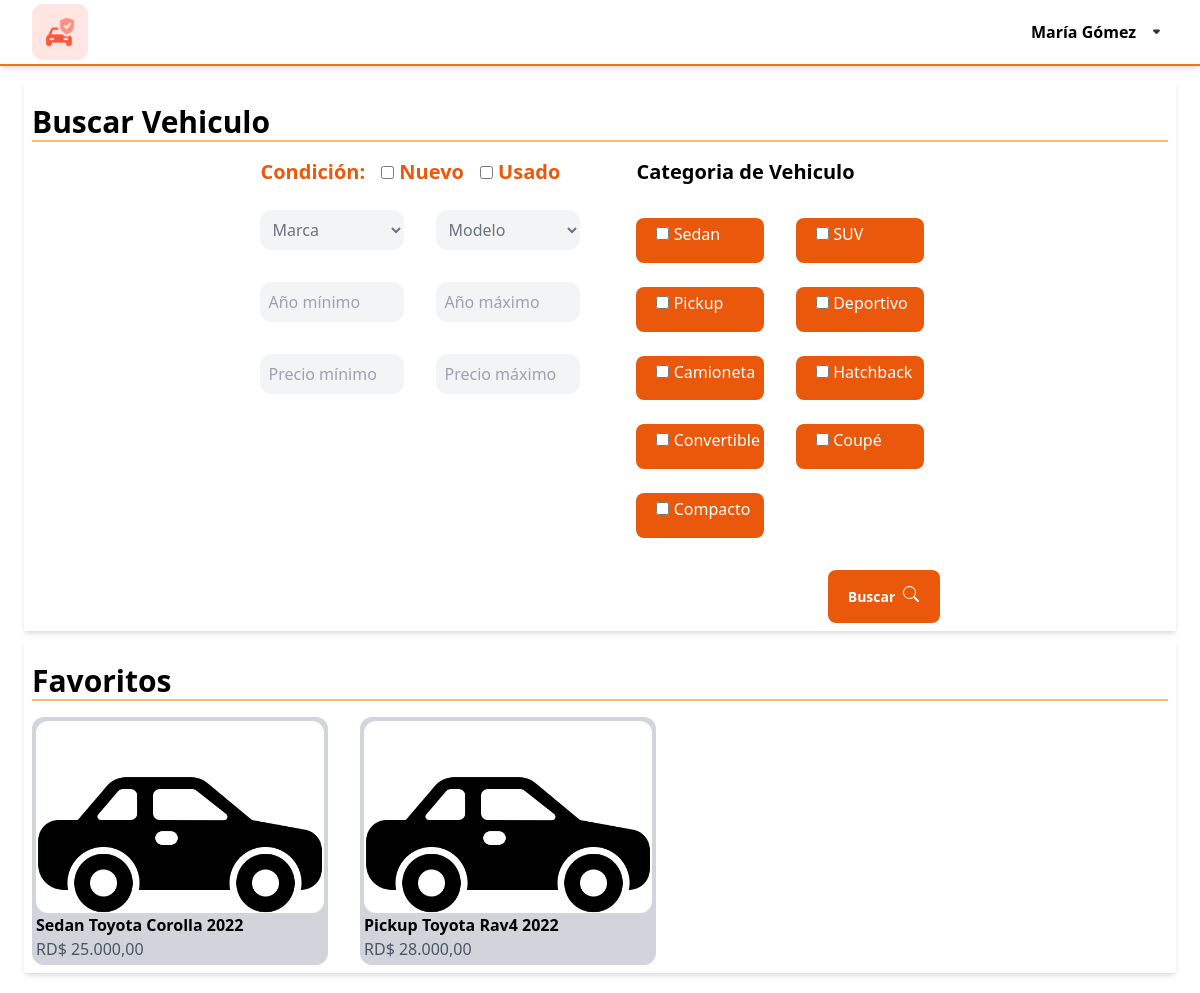
Page /pages/home.php (signed in) on the committed database.
### tables this page shows
CREATE TABLE IF NOT EXISTS `vehiculo_categoria` (
  `idVehiculo_Categoria` int NOT NULL AUTO_INCREMENT,
  `nombre_Categoria` varchar(45) NOT NULL,
  PRIMARY KEY (`idVehiculo_Categoria`)
);

CREATE TABLE IF NOT EXISTS `favoritos` (
  `idFavorito` int NOT NULL AUTO_INCREMENT,
  `idUsuario` int DEFAULT NULL,
  `idVehiculo` int DEFAULT NULL,
  PRIMARY KEY (`idFavorito`),
  KEY `idUsuario` (`idUsuario`),
  KEY `idVehiculo` (`idVehiculo`)
);

CREATE TABLE IF NOT EXISTS `vehiculos_marcas` (
  `idVehiculos_Marca` int NOT NULL AUTO_INCREMENT,
  `marca_nombre` varchar(45) NOT NULL,
  PRIMARY KEY (`idVehiculos_Marca`),
  UNIQUE KEY `marca_nombre_UNIQUE` (`marca_nombre`)
);

CREATE TABLE IF NOT EXISTS `vehiculos_modelos` (
  `idVehiculos_Modelos` int NOT NULL AUTO_INCREMENT,
  `Modelo_nombre` varchar(45) NOT NULL,
  `marca` int NOT NULL,
  PRIMARY KEY (`idVehiculos_Modelos`),
  UNIQUE KEY `idVehiculos_Modelos_UNIQUE` (`idVehiculos_Modelos`),
  UNIQUE KEY `Modelo_nombre_UNIQUE` (`Modelo_nombre`),
  KEY `marca` (`marca`)
);

CREATE TABLE IF NOT EXISTS `vehiculos_venta` (
  `idVehiculos_Venta` int NOT NULL AUTO_INCREMENT,
  `vehiculo_matricula` varchar(10) NOT NULL,
  `precio` float NOT NULL,
  `millage` float NOT NULL,
  `fecha_adquisicion` date NOT NULL,
  `year` varchar(45) NOT NULL,
  `vehiculo_modelo` int DEFAULT NULL,
  `vehiculo_Categoria` int NOT NULL,
  `nuevo` tinyint(1) NOT NULL DEFAULT '1',
  `image` varchar(100) NOT NULL,
  `puertas` varchar(20) NOT NULL,
  `motor` varchar(20) NOT NULL,
  `trasmision` varchar(20) NOT NULL,
  `traccion` varchar(20) NOT NULL,
  `pasajeros` varchar(20) NOT NULL,
  `color` varchar(20) NOT NULL,
  PRIMARY KEY (`idVehiculos_Venta`),
  UNIQUE KEY `vehiculo_modelo_UNIQUE` (`vehiculo_modelo`),
  KEY `categoria_idx` (`vehiculo_Categoria`)
);

### pages/home.php (the view, shortened to what this page needs)
<?php session_start();
require("../php/connection.php");
$categoria = $mysqli->query("SELECT * FROM `vehiculo_categoria`");
$favoritos = $mysqli->query("select * from favoritos left join vehiculos_venta on favoritos.idVehiculo = vehiculos_venta.idVehiculos_Venta left JOIN vehiculos_modelos on idVehiculos_Modelos = vehiculo_modelo  join vehiculos_marcas on vehiculos_modelos.marca = vehiculos_marcas.idVehiculos_Marca join vehiculo_categoria on vehiculos_venta.vehiculo_Categoria = vehiculo_categoria.idVehiculo_Categoria");
?>
<!DOCTYPE html>
<html lang="en">
<head>
    <link href="../css/output.css" rel="stylesheet">
    <link href="../css/input.css" rel="stylesheet">
</head>
<body>
    <div class="w-screen">
        <?php include "./nav.php" ?>
        <form id="cuadro" action="../php/buscar.php" method="post" class="mt-14 p-6 ">
            <div class="p-2 shadow-md ">
                <span class="block text-3xl font-bold my-4  border-b-2 border-orange-300 relative ">Buscar Vehiculo
                </span>
                <div class="flex justify-center gap-14">
                    <div class="flex flex-col gap-6 max-w-xs">
                        <div class="flex text-xl font-bold text-orange-600 gap-4 ">
                            Condición:
                            <label>
                                <input type="checkbox" name="condicion[]" value="1"> Nuevo
                            </label>
                            <label>
                                <input type="checkbox" name="condicion[]" value="0"> Usado
                            </label>
                        </div>
                        <div class="grid grid-cols-2 gap-8">
                            <select id="marca" onchange="updateModelo()" name="marca" placeholder="Marca">
                                <option value="" selected>Marca</option>
                            </select>
                            <select id="modelo" name="modelo" placeholder="Modelo">
                                <option value="" selected>Modelo</option>
                            </select>
                            <label>
                                <input type="number" name="anio_min" placeholder="Año mínimo">
                            </label>
                            <label>
                                <input type="number" name="anio_max" placeholder="Año máximo">
                            </label>
                            <label>
                                <input type="number" name="precio_min" placeholder="Precio mínimo">
                            </label>
                            <label>
                                <input type="number" name="precio_max" placeholder="Precio máximo">
                            </label>
                        </div>
                    </div>
                    <div class="flex flex-col gap-8">
                        <span class="text-xl font-bold">Categoria de Vehiculo</span>
                        <div class="grid grid-cols-2 gap-6 gap-x-8 h-80 overflow-scroll pr-4 text-white">
                            <?php
                            if ($categoria) {
                                if ($categoria->num_rows > 0) {
                                    while ($datos = $categoria->fetch_assoc()) {
                            ?>
                                        <label class="bg-orange-600 rounded-lg p-1 ps-5 ">
                                            <input type="checkbox" name="tipo[]" value="<?php echo $datos['idVehiculo_Categoria'] ?>">&nbsp;<?php echo $datos['nombre_Categoria'] ?>
                                        </label>
                            <?php
                                    }
                                }
                            } else {
                                echo "<option >Error executing the query: " . $mysqli->error . "</option>";
                            }
                            ?>
                        </div>
                        <button type="submit" class="self-end flex gap-2 justify-center w-28 py-4 bg-orange-600 rounded-lg text-sm leading-normal font-semibold text-white">
                            <span>Buscar</span>
                            <img src="../svg/search.svg" alt="">
                        </button>
                    </div>
                </div>
            </div>
            <div class="p-2 shadow-md mt-2 ">
                <span class="block text-3xl font-bold my-4 border-b-2 border-orange-300 ">Favoritos</span>
                <div class="flex overflow-x-scroll gap-8 w-full">
                    <?php
                    if ($favoritos) {
                        if ($favoritos->num_rows > 0) {
                            while ($datos = $favoritos->fetch_assoc()) {
                    ?>
                                <a href="./detalle.php?id=<?php echo $datos['idVehiculos_Venta']?>" class="h-fit bg-gray-300 hover:bg-orange-200 rounded-xl p-1">
                                    <div class="w-72 h-48 object-fill rounded-xl bg-white overflow-hidden">
                                        <img src="../pictures/<?php echo is_file("../pictures/carro_" . $datos['idVehiculos_Venta']) ? "carro_" . $datos['idVehiculos_Venta'] : "default.jpg" ?> " alt="">
                                    </div>
                                    <p class="font-bold text-black"><?php echo   $datos['nombre_Categoria'] . " " . $datos['marca_nombre'] . " " . $datos['Modelo_nombre'] . " " . $datos['year']; ?> </p>
                                    <p class="text-gray-600">RD$ <?php echo number_format($datos['precio'], 2, ',', '.'); ?></p>
                            </a>
                    <?php
                            }
                        } else {
                            echo "<div class='w-full  text-center'>
                                    <span class='text-xl font-semibold'>No hay vehiculos en favoritos.</span>
                                </div>";
                        }
                    } else {
                        echo "<tr><td colspan='5'>Error executing the query: " . $mysqli->error . "</td></tr>";
                    }
                    ?>
                </div>
            </div>
        </form>
    </div>
</body>
</html>

### css/input.css (style rules this page uses)
textarea,select,input { @apply bg-gray-100; @apply rounded-xl; @apply p-2; @apply text-gray-500; @apply custom-number-input; }
textarea,select,input:not([type="checkbox"],[type="radio"]) { @apply outline-none; @apply w-full; }
a,button { @apply hover:bg-orange-700; }

### rows in the picture
vehiculo_categoria: nombre_Categoria "Sedan"
vehiculo_categoria: nombre_Categoria "SUV"
vehiculo_categoria: nombre_Categoria "Pickup"
vehiculo_categoria: nombre_Categoria "Deportivo"
vehiculo_categoria: nombre_Categoria "Camioneta"
vehiculo_categoria: nombre_Categoria "Hatchback"
vehiculo_categoria: nombre_Categoria "Convertible"
vehiculo_categoria: nombre_Categoria "Coupé"
vehiculo_categoria: nombre_Categoria "Compacto"
favoritos: vehiculo_categoria.nombre_Categoria "Sedan", vehiculos_marcas.marca_nombre "Toyota", vehiculos_modelos.Modelo_nombre "Corolla", idVehiculo.year "2022", idVehiculo.precio "25.000,00"
favoritos: vehiculo_categoria.nombre_Categoria "Pickup", vehiculos_marcas.marca_nombre "Toyota", vehiculos_modelos.Modelo_nombre "Rav4", idVehiculo.year "2022", idVehiculo.precio "28.000,00"

### other values in the picture
$nombre "María"
$apellido "Gómez"
